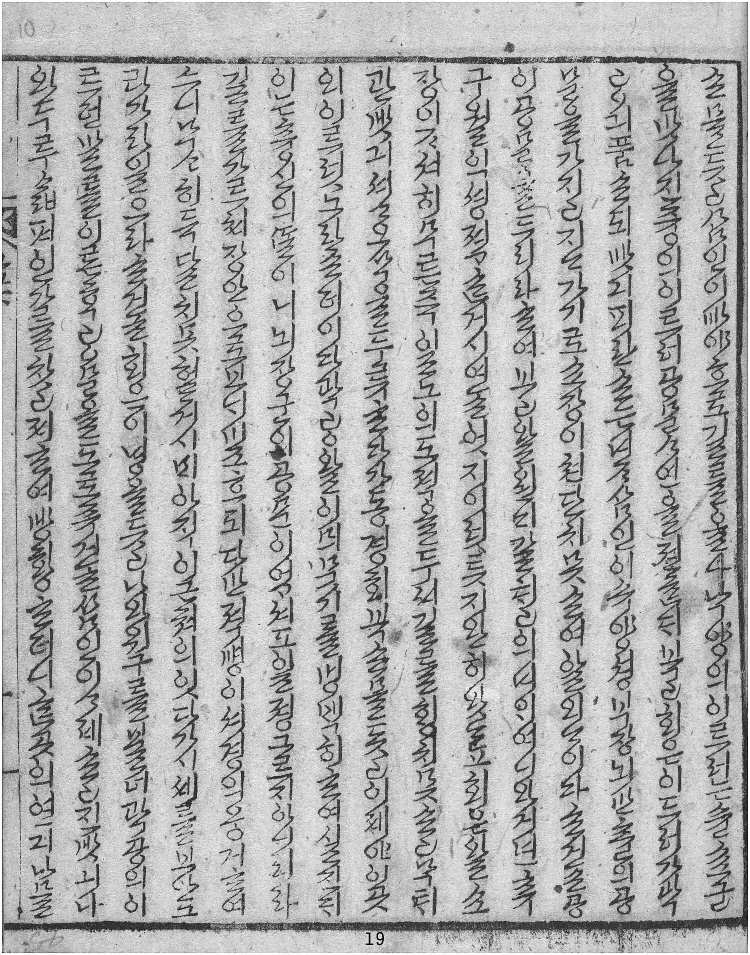
#> input picture web/sample.jpg, 1500 x 1910 px (shown at 1/2 size)
$ python -i pyref.py   (imports and definitions only)
#> lines starting #> are read from the running program, lines starting #| are printed output that depends on the picture
#> further down, picture is the input picture: PIL image 1500x1910 L; min 0, max 255, mean 177.2
import json, gzip, math, collections, functools, unicodedata, numpy as np, cv2, onnxruntime as ort
from PIL import Image, ImageOps
from scipy.signal import find_peaks
H=64; MAXW=1600
nfc=lambda s: unicodedata.normalize('NFC',s)
# [1 line not run here, left out]
def binar(im):
    g=np.asarray(im.convert('L')); return (cv2.adaptiveThreshold(g,255,cv2.ADAPTIVE_THRESH_MEAN_C,cv2.THRESH_BINARY_INV,51,12)>0).astype(np.uint8)
# [1 line not run here, left out]
def prep(im):
    im=ImageOps.autocontrast(im.convert('L').rotate(90,expand=True),cutoff=1); w,h=im.size
#> after `im = ImageOps.autocontrast(im.convert('L').rotate(90, expand=True), cu`:
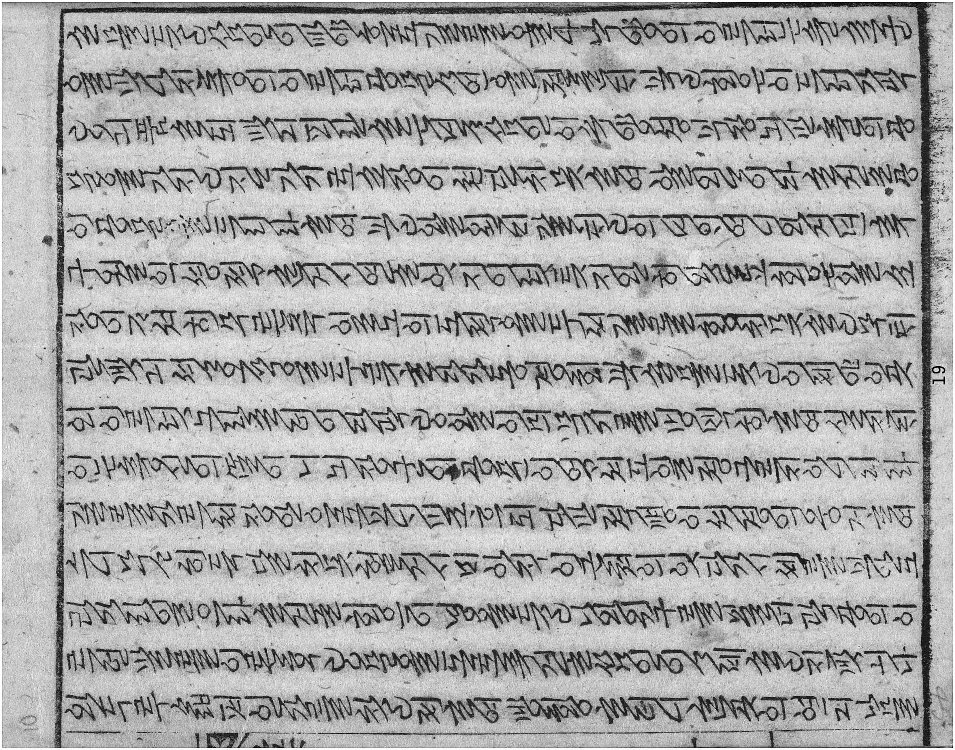
#> im: PIL image 1910x1500 L (shown at 1/2 size); min 0, max 255, mean 170.2
#> after `w, h = im.size`: w = 1910; h = 1500
    im=im.resize((min(MAXW,max(32,int(w*H/h))),H),Image.BILINEAR); return 1.0-np.asarray(im,dtype=np.float32)/255.0
#> after `im = im.resize((min(MAXW, max(32, int(w * H / h))), H), Image.BILINEAR`:
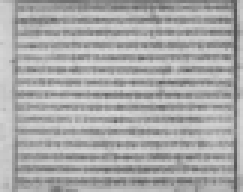
#> im: PIL image 81x64 L (shown 3 times larger); min 82, max 217, mean 169.9
#> after `return 1.0 - np.asarray(im, dtype=np.float32) / 255.0`:
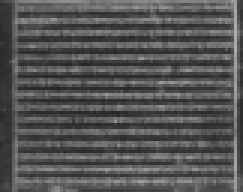
#> returned value: shape (64, 81) float32 (shown 3 times larger); min 0.149, max 0.678, mean 0.334
# [1 line that did not run here, left out]
def lps(crop):
    a=prep(crop); y=s.run(None,{'x':a[None,None].astype(np.float32)})[0][0]
    y=y-y.max(1,keepdims=True); return y-np.log(np.exp(y).sum(1,keepdims=True)), a
def greedy(lp):
    k=lp.argmax(1); o=[]; prev=0
    for c in k:
        if c!=prev and c!=0: o.append(cs[c-1])
        prev=c
    return nfc(''.join(o))
# [1 line that did not run here, left out]
@functools.lru_cache(None)
def lmp(h,c):
    e=ctx.get(h)
    if h=='': return (e[2].get(c,0)+e[1]/V)/(e[0]+e[1])
    lo=lmp(h[1:],c)
    return lo if not e or e[0]==0 else (e[2].get(c,0)+e[1]*lo)/(e[0]+e[1])
def lse(a,b):
    if a<-1e29: return b
    if b<-1e29: return a
    m=max(a,b); return m+math.log(math.exp(a-m)+math.exp(b-m))
def beam(lp,alpha=0.3,beta=1.0,Bw=10,thr=math.log(1e-3)):
    NEG=-1e30; beams={'':(0.0,NEG)}
    for t in range(lp.shape[0]):
        row=lp[t]; cand=[i for i in range(1,len(row)) if row[i]>thr]; nb=collections.defaultdict(lambda:[NEG,NEG])
        for pre,(pb,pn) in beams.items():
            tot=lse(pb,pn); e=nb[pre]; e[0]=lse(e[0],tot+row[0]); last=pre[-1] if pre else None
            for i in cand:
                ch=cs[i-1]; lc=row[i]; cx=('^'*(NG-1)+pre)[-(NG-1):]
                if ch==last:
                    e=nb[pre]; e[1]=lse(e[1],pn+lc)
                    if pb>NEG: f=nb[pre+ch]; f[1]=lse(f[1],pb+lc+alpha*math.log(lmp(cx,ch))+beta)
                else:
                    f=nb[pre+ch]; f[1]=lse(f[1],tot+lc+alpha*math.log(lmp(cx,ch))+beta)
        beams=dict(sorted(nb.items(),key=lambda kv:-lse(*kv[1]))[:Bw])
    return nfc(max(beams.items(),key=lambda kv:lse(*kv[1]))[0])
# [1 line not run here, left out]
# [1 line that did not run here, left out]
# [1 line that did not run here, left out]
# [11 lines not run here, left out]

>>> from PIL import Image
>>> picture = Image.open('../sample.jpg')
>>> result = prep(picture)
